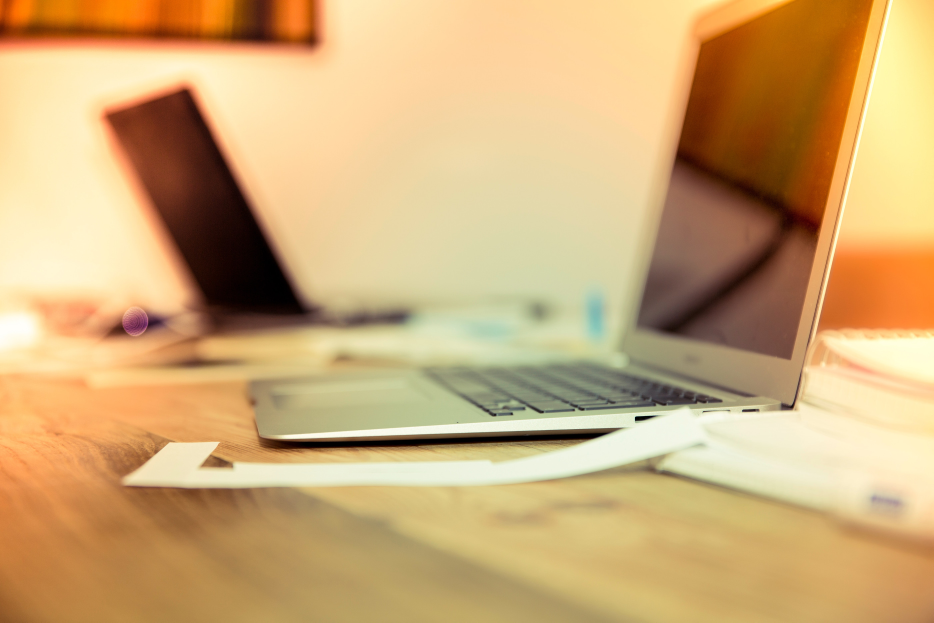
#> input picture ECSE341L_Image_And_Video_Processing/Labs/Week_3/img.jpg, 2800 x 1867 px (shown at 1/3 size)
$ jupyter execute Week_3.ipynb
#> lines starting #> are read from the running program, lines starting #| are printed output that depends on the picture; after the words box and inside, x2 and y2 are one past the last pixel; in counts of white or black regions, pixels touching at a corner belong together
# Lab Assignment 3 ( Image Manipilations )

## 1. Converting image data structures:

### a) Create a numpy array from the Image object. You can read an image using PIL and convert it to numpy array.

[cell 1]
from PIL import Image
import numpy as np
img = Image.open("img.jpg")
#> img is the input picture: PIL image 2800x1867 RGB; mean R, G, B 205.4, 170.3, 118.8
img_array = np.asarray(img)
print(img_array)
#> (printed output is left out)
print()
print(img_array.shape)
#| (1867, 2800, 3)

### b) Reverse: Convert from numpy array into a PIL Image object.

[cell 2]
img_reverse = Image.fromarray(img_array)
img_reverse

## 2. Converting from one file format to another. Read an image in one file format and save it to another: for example, from PNG to JPG.

[cell 3]
im1 = Image.open('img.jpg')
im1.save('png_img.png')
im1 = Image.open('png_img.png')
im1

## 3. Cropping an Image: Take any RGB image as input and crop that image. Show input and output both together

### a) Using direct function in Python

[cell 4]
from PIL import Image

im = Image.open('img.jpg')

im1 = im.crop((100, 100, 900, 900))

[cell 5]
import matplotlib.pyplot as plt

plt.subplot(211)
plt.imshow(im)
plt.subplot(212)
plt.imshow(im1)

### b) Write your program using arrays and matrices. This is required to make you familiar with images and their dimensions

[cell 6]
import matplotlib.image as img
import numpy as np

img = img.imread("img.jpg")

crop = np.array(img)
cropped=crop[100:900,100:900,:]
plt.imshow(cropped)


plt.subplot(211)
plt.imshow(img)
plt.subplot(212)
plt.imshow(cropped)

### 4. Negative of an image: Write a program to obtain negative of an image. Do not use any direct function. Suppose the intensity values of your input image vary from 0-255. Negative of an image can be obtained using following formula, where y is the intensity value of a pixel in output image and x is the intensity value of same pixel in input image.

####                                                                                       y = 255 - x

[cell 7]
from PIL import Image
import numpy as np

input_image = Image.open('img.jpg')
input_array = np.asarray(input_image)
output_array = np.array(255 - input_array)
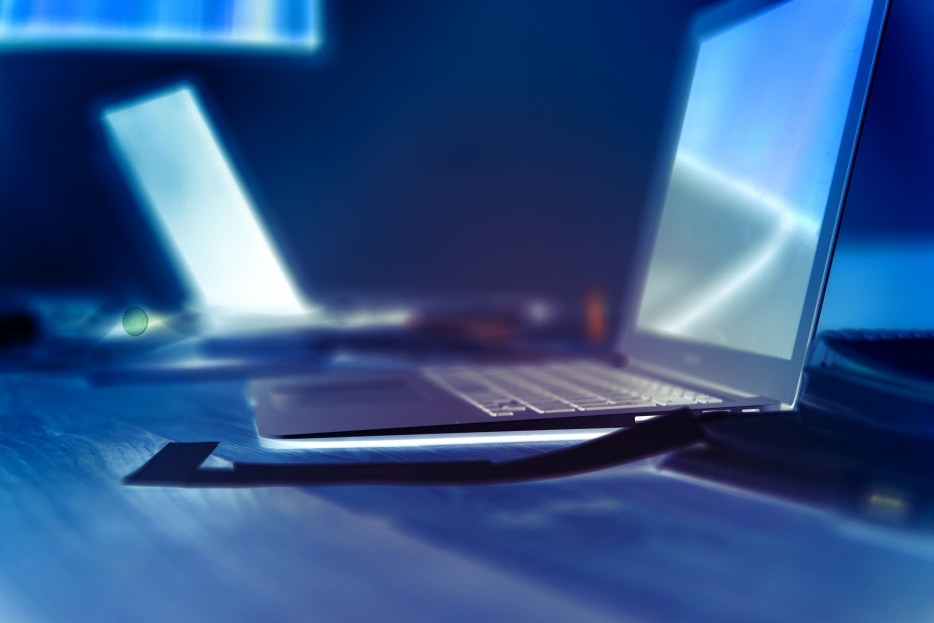
#> output_array: shape (1867, 2800, 3) (shown at 1/3 size); mean R, G, B 49.6, 84.7, 136.2

output_image = Image.fromarray(output_array)

[cell 8]
import matplotlib.pyplot as plt

plt.subplot(211)
plt.imshow(input_image)
plt.subplot(212)
plt.imshow(output_image)

### 5. Creating a circular mask on the input image. The example of output image is below. Hint: Slicing and masking with numpy arrays can be used to create a circular mask on the input image.

[cell 9]
import cv2

img = cv2.imread('sq0.jpg', 1)
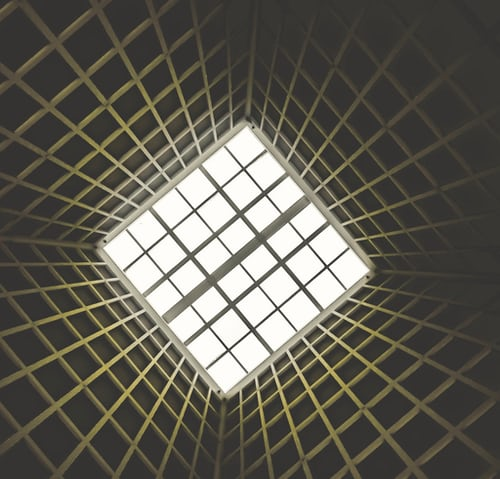
#> input picture ECSE341L_Image_And_Video_Processing/Labs/Week_3/sq0.jpg, 500 x 479 px
#> img is the input picture: shape (479, 500, 3); mean B, G, R 82.8, 92.6, 95.2
img_color = cv2.cvtColor(img, cv2.COLOR_BGR2RGB)

temp = np.zeros_like(img_color, dtype=np.uint8)
circle = cv2.circle(temp, (250, 250), 450, (255,255,255), 400)
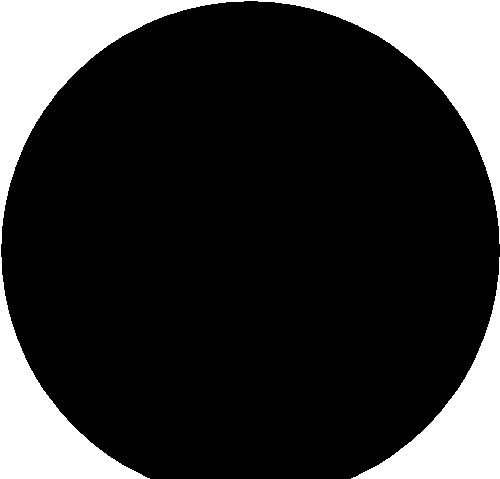
#> temp: shape (479, 500, 3); 19.7% white; 2 white regions, box (x1, y1, x2, y2) and area: (0, 0, 500, 479) 37549, (351, 257, 500, 479) 9630

newimg= cv2.subtract(img_color, circle)
plt.imshow(newimg)

### 6. Reading and displaying multiple images at once

[cell 10]
import numpy as np
import matplotlib.pyplot as plt

fig=plt.figure(figsize=(8, 8))
columns = 2
rows = 2
for i in range(1, columns*rows +1):
    img = Image.open("sq{}.jpg".format(i-1))
    fig.add_subplot(rows, columns, i)
    plt.imshow(img)
plt.show()
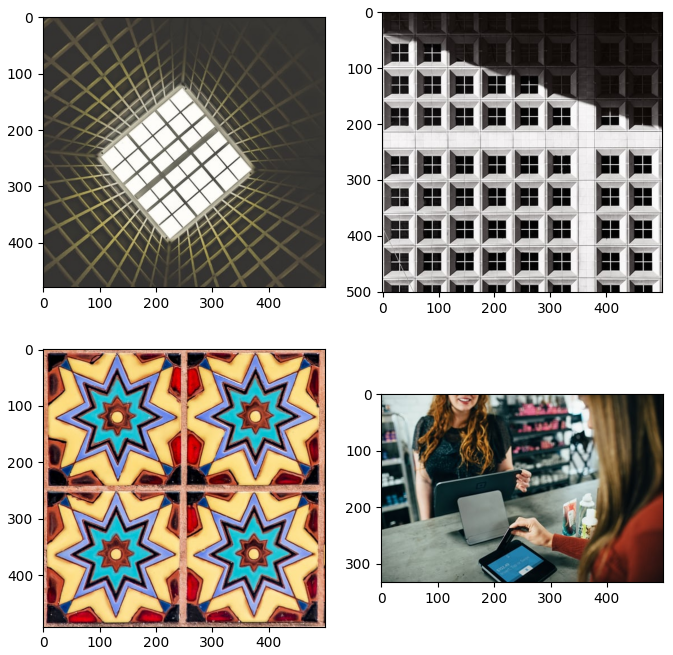
#> figure drawn by matplotlib, 4 panels

### 7. Create a thumbnail from an image.

[cell 11]
image = Image.open("img.jpg")
MAX_SIZE = (1000, 1000)
image.thumbnail(MAX_SIZE)

image.save('thumb.jpg')
thumb = Image.open("thumb.jpg")
image1 = Image.open("img.jpg")
image1.paste(thumb,(10,10))
image1

### 8. Drawing on an image in Python:

#### a) You can draw lines or other geometric shapes on an image.

[cell 12]
import cv2

img = cv2.imread('sq3.jpg', 1)
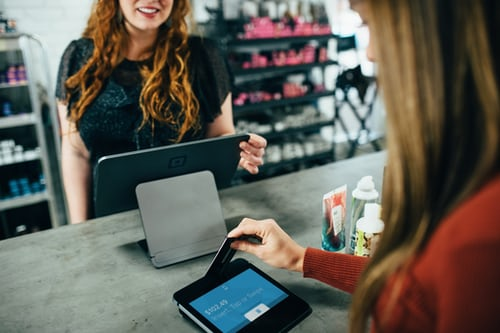
#> input picture ECSE341L_Image_And_Video_Processing/Labs/Week_3/sq3.jpg, 500 x 333 px
#> img is the input picture: shape (333, 500, 3); mean B, G, R 86.5, 95.2, 97.9
img_color = cv2.cvtColor(img, cv2.COLOR_BGR2RGB)
#> img_color: shape (333, 500, 3)
temp = np.zeros_like(img_color, dtype=np.uint8)
circle = cv2.circle(temp, (120, 120), 10, (255,255,255), 100)
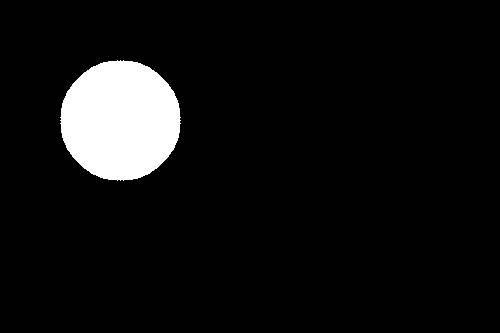
#> temp: shape (333, 500, 3); 6.8% white; 1 white region, box (x1, y1, x2, y2) and area: (60, 60, 181, 181) 11385

newimg= cv2.add(img_color, circle)
#> newimg: shape (333, 500, 3)
plt.imshow(newimg)

#### b) Drawing text on an image. Write some text on input image. Use a function in Python to change its font as well

[cell 13]
from PIL import Image, ImageDraw, ImageFont

img = Image.open('img.jpg')
d1 = ImageDraw.Draw(img)
myFont = ImageFont.truetype('Pacifico.ttf', 100)
d1.text((1000, 500), "Hello People", font=myFont, fill =(0, 0, 0))
plt.imshow(img)
# img.save("images/image_text.jpg")

### 9. R,G,B channels splitting and merging. Read any RGB image as input, split three channels R, G, B and display these channels/matrices as output images. Then, merge the three channels again and display same RGB image.

[cell 14]
import cv2
import numpy as np
img = cv2.imread("img2.jpg")
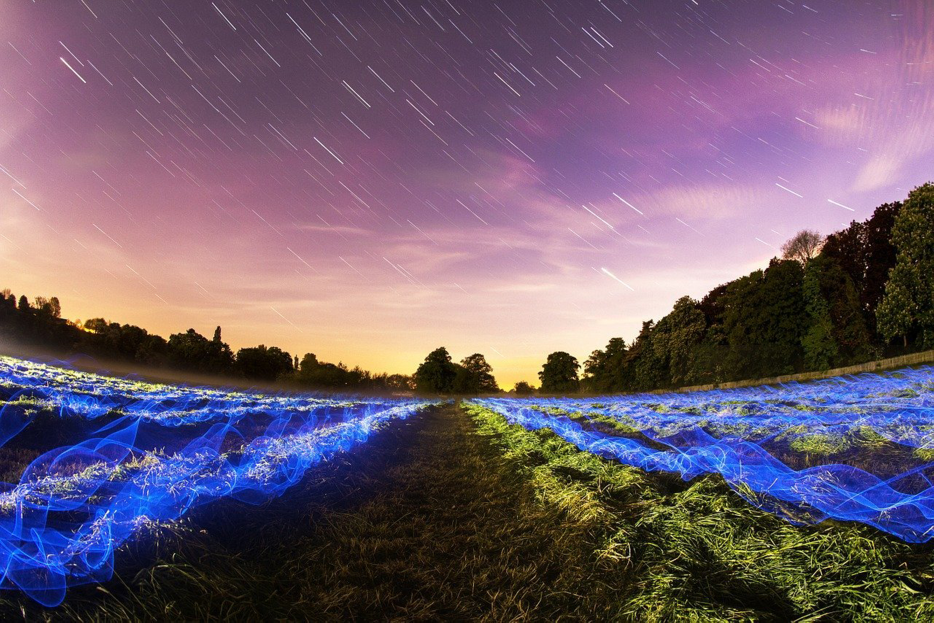
#> input picture ECSE341L_Image_And_Video_Processing/Labs/Week_3/img2.jpg, 2800 x 1867 px (shown at 1/3 size)
#> img is the input picture: shape (1867, 2800, 3); mean B, G, R 110.5, 92.8, 111.9
b,g,r = cv2.split(img)
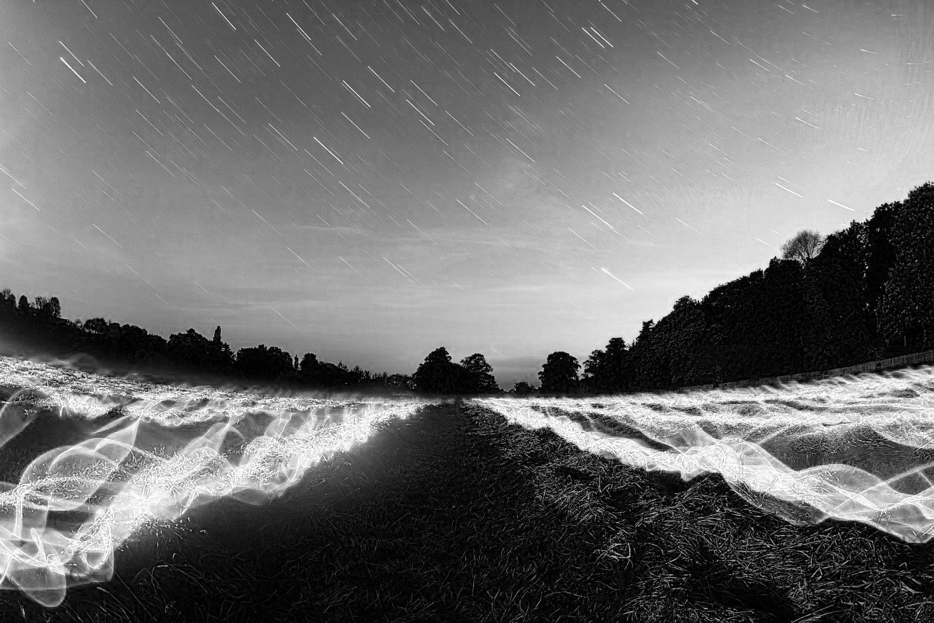
#> b: shape (1867, 2800) (shown at 1/3 size); min 0, max 255, mean 110.5
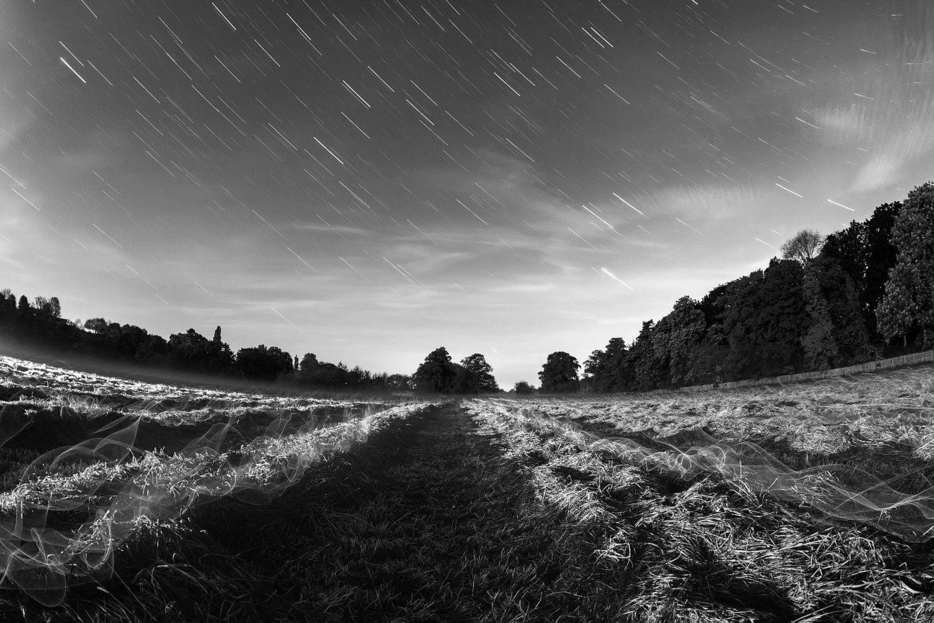
#> g: shape (1867, 2800) (shown at 1/3 size); min 0, max 255, mean 92.8
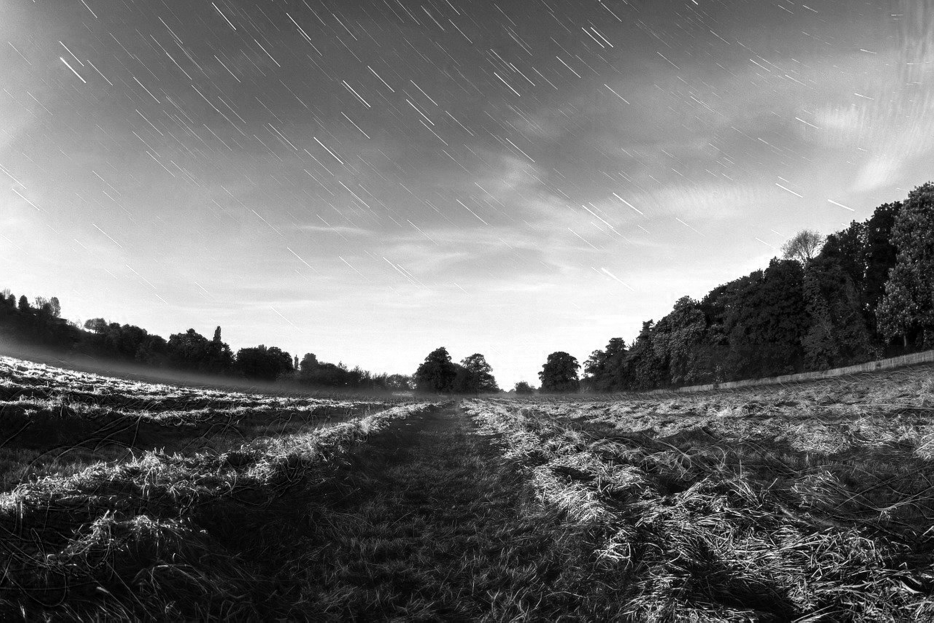
#> r: shape (1867, 2800) (shown at 1/3 size); min 0, max 255, mean 111.9

[cell 15]
plt.imshow(r)

[cell 16]
plt.imshow(g)

[cell 17]
plt.imshow(b)

[cell 18]
rgb = np.dstack((r,g,b))
plt.imshow(rgb)
